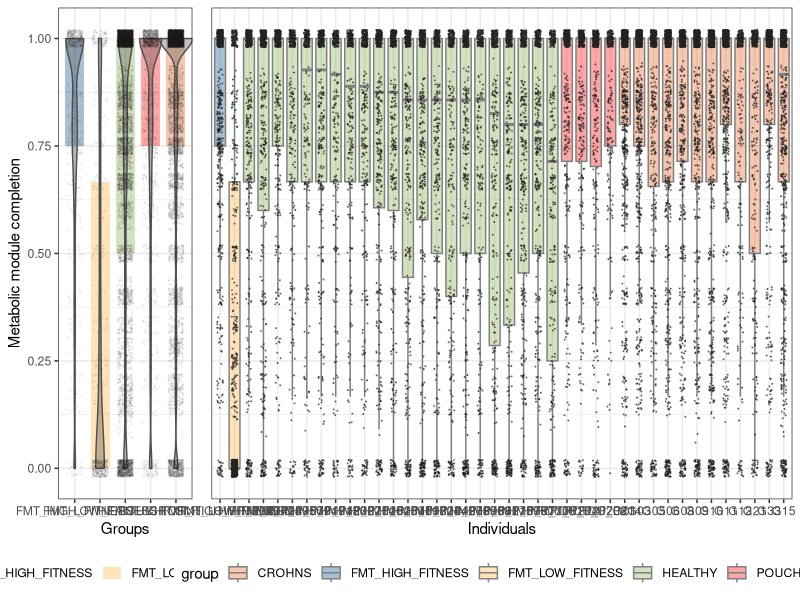
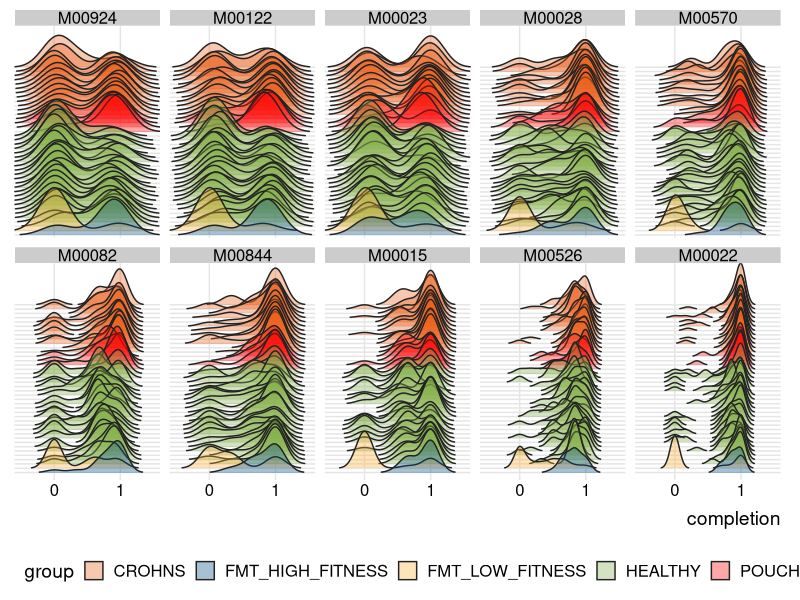
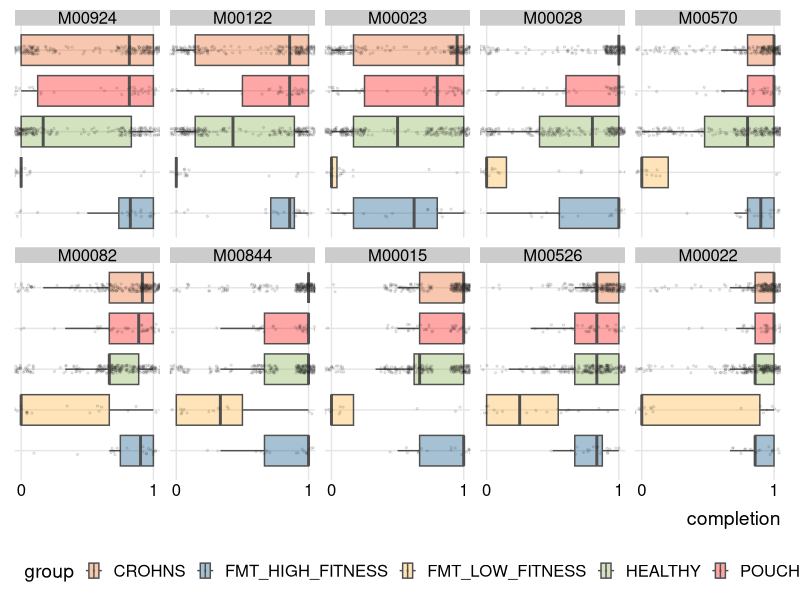

Write the R code that produced these figures, in order.
#!/usr/bin/env Rscript
library(ggplot2)
library(MASS)
library(ggridges)
library(gridExtra)
library(reshape2)
library(reshape)

# modules that we have identified to be statistically enriched in high-fitness
# donor populations based on recipient colonization patterns after FMT and
# global prevalence.
modules_of_interest <- c("M00570", "M00019", "M00026", "M00432", "M00526", "M00527",
                         "M00018", "M00023", "M00022", "M00015", "M00844", "M00028",
                         "M00048", "M00049", "M00050", "M00051", "M00140", "M00126",
                         "M00924", "M00122", "M00125", "M00115", "M00120", "M00082",
                         "M00083", "M00157", "M00005", "M00007", "M00631", "M00061",
                         "M00855", "M00854", "M00096")

# read the metabolic completion values across genomes
module_completion <- read.table(file='metabolism-completeness-MATRIX.txt', header = TRUE, sep = "\t")
external_genomes <- read.table(file='external-genomes.txt', header = TRUE, sep = "\t")

# let's quickly check the number of genomes per group 
table(external_genomes$cohort)

# turn the boring matrix format into a data frame
df <- melt(module_completion)

# set some meaningful column names
colnames(df) <- c('module', 'genome', 'completion')

# use the external genomes file to associate each genome with a 'group',
# and an individual:
df$group <- external_genomes$cohort[match(df$genome, external_genomes$name)]
df$individual <- external_genomes$individual[match(df$genome, external_genomes$name)]

# subset to the modules of interest
df <- df[df$module %in% modules_of_interest, ]

# some boring steps of defining explicit orders for x-axes in boxplots
HEALTHY_subset <- aggregate(df[df$group == "HEALTHY", 3], list(df[df$group == "HEALTHY", ]$individual), median)
HEALTHY_order <- HEALTHY_subset[order(-HEALTHY_subset$x),]$Group.1
POUCHITIS_subset <- aggregate(df[df$group == "POUCHITIS", 3], list( df[df$group == "POUCHITIS", ]$individual), median)
POUCHITIS_order <- POUCHITIS_subset[order(-POUCHITIS_subset$x),]$Group.1
CROHNS_subset <- aggregate(df[df$group == "CROHNS", 3], list( df[df$group == "CROHNS", ]$individual), median)
CROHNS_order <- CROHNS_subset[order(-CROHNS_subset$x), ]$Group.1
individuals_order <- c(c('FMT_HIGH_FITNESS', 'FMT_LOW_FITNESS'), HEALTHY_order, POUCHITIS_order, CROHNS_order)

# set explicit group orders, and assign some group colors
groups_order <- c("FMT_HIGH_FITNESS", "FMT_LOW_FITNESS", "HEALTHY", "POUCHITIS", "CROHNS")
group_colors <- c("#ec5f1c", "#034f84", "#feb236", "#86af49", "#ff0202")

# plot the boxplots
pdf(file = "boxplots.pdf",  width = 13, height = 5)
plot_individuals <- ggplot(data=df, aes(x=individual, y=completion, group=individual)) +
  geom_boxplot(aes(fill=group), alpha=0.35, outlier.shape = NA, color='#808080') +
  geom_jitter(colour='#222222', width = 0.20, height = 0.02, size=0.1, alpha=0.5) +
  theme_bw() +
  theme(legend.position="bottom", axis.title.y = element_blank(), axis.text.y = element_blank(), axis.ticks.y = element_blank()) +
  xlab("Individuals") +
  scale_x_discrete(limits = individuals_order) +
  scale_fill_manual(values = group_colors)

plot_groups <- ggplot(data=df, aes(x=group, y=completion, group=group)) +
  geom_boxplot(aes(fill=group), alpha=0.35, outlier.shape = NA, color=NA) +
  geom_violin(fill="#505050", alpha=0.35, width=1.3, colour = '#505050') +
  geom_jitter(colour='#222222', width = 0.3, height = 0.02, size=0.1, alpha=0.05) +
  theme_bw() +
  theme(legend.position="bottom") +
  ylab("Metabolic module completion") +
  xlab("Groups") +
  scale_x_discrete(limits = groups_order) +
  scale_fill_manual(values = group_colors)

grid.arrange(plot_groups, plot_individuals, ncol=2, widths=c(1, 3))
dev.off()

# some of the most significant modules that differ between healthy group vs the
# IBD group to show some examples
modules_to_display <- c("M00924","M00122", "M00023", "M00028", "M00570", "M00082", "M00844", "M00015",  "M00526", "M00022") 
dfx <- df[df$module %in% modules_to_display, ]
dfx$module = factor(dfx$module, levels=modules_to_display)


# some boring steps of defining explicit orders for x-axes in boxplots
HEALTHY_subsetx <- aggregate(dfx[dfx$group == "HEALTHY" & dfx$module == "M00924", 3], list(dfx[dfx$group == "HEALTHY" & dfx$module == "M00924", ]$individual), mean)
HEALTHY_orderx <- HEALTHY_subsetx[order(-HEALTHY_subsetx$x),]$Group.1
POUCHITIS_subsetx <- aggregate(dfx[dfx$group == "POUCHITIS" & dfx$module == "M00924", 3], list( dfx[dfx$group == "POUCHITIS" & dfx$module == "M00924", ]$individual), mean)
POUCHITIS_orderx <- POUCHITIS_subsetx[order(-POUCHITIS_subsetx$x),]$Group.1
CROHNS_subsetx <- aggregate(dfx[dfx$group == "CROHNS" & dfx$module == "M00924", 3], list( dfx[dfx$group == "CROHNS" & dfx$module == "M00924", ]$individual), mean)
CROHNS_orderx <- CROHNS_subsetx[order(-CROHNS_subsetx$x), ]$Group.1
individuals_orderx <- c(c('FMT_HIGH_FITNESS', 'FMT_LOW_FITNESS'), HEALTHY_orderx, POUCHITIS_orderx, CROHNS_orderx)


pdf(file = "ridges-for-metabolisms.pdf",  width = 13, height = 5)
ggplot(data=dfx, aes(x = completion, y = individual, fill = group)) +
  geom_density_ridges(scale = 10, size = 0.25, rel_min_height = 0.01, alpha=0.35, colour="#222222") +
  theme_ridges() +
  scale_y_discrete(limits = individuals_orderx) +
  scale_fill_manual(values = group_colors) +
  scale_x_continuous(breaks=c(0, 1)) +
  coord_cartesian(xlim = c(-0.5, 1.5)) +
  theme(legend.position="bottom", axis.title.y = element_blank(), axis.text.y = element_blank(), axis.ticks.y = element_blank()) +
  facet_wrap(. ~ module, nrow = 2)
dev.off()


pdf(file = "boxplots-for-metabolisms.pdf",  width = 13, height = 5)
ggplot(data=dfx, aes(x = completion, y = group, fill = group)) +
  geom_boxplot(aes(fill=group), alpha=0.35, outlier.shape = NA, color='#505050') +
  geom_jitter(colour='#222222', width = 0.1, height = 0.1, size=0.5, alpha=0.1) +
  theme_ridges() +
  scale_y_discrete(limits = c('FMT_HIGH_FITNESS', 'FMT_LOW_FITNESS', 'HEALTHY', 'POUCHITIS', 'CROHNS')) +
  scale_fill_manual(values = group_colors) +
  scale_x_continuous(breaks=c(0, 1)) +
  coord_cartesian(xlim = c(-0, 1)) +
  theme(legend.position="bottom", axis.title.y = element_blank(), axis.text.y = element_blank(), axis.ticks.y = element_blank()) +
  facet_wrap(. ~ module, nrow = 2)
dev.off()


# print some stats for ridges
printf <- function(...) invisible(print(sprintf(...)))
printf("DIFFERENCES BETWEEN HEALTHY vs CROHNS + POUCHITIS for RIDGELINE PLOTS")
for(module in modules_to_display){
    w <- wilcox.test(dfx[dfx$group == "HEALTHY" & dfx$module == module, ]$completion, dfx[dfx$group %in% c("CROHNS", "POUCHITIS") & dfx$module == module, ]$completion)
    printf("%s: %f", module, w$p.value)
}


## testing whether differences are significant
wilcox.test(df[df$group == "FMT_HIGH_FITNESS", ]$completion, df[df$group == "FMT_LOW_FITNESS", ]$completion)
wilcox.test(df[df$group == "FMT_HIGH_FITNESS", ]$completion, df[df$group == "POUCHITIS", ]$completion)
wilcox.test(df[df$group == "FMT_HIGH_FITNESS", ]$completion, df[df$group == "CROHNS", ]$completion)
wilcox.test(df[df$group == "POUCHITIS", ]$completion, df[df$group == "CROHNS", ]$completion)
wilcox.test(df[df$group == "FMT_HIGH_FITNESS", ]$completion, df[df$group == "HEALTHY", ]$completion)

# mean genome completion
mean(external_genomes[external_genomes$cohort == "HEALTHY", ]$genome_completion)
mean(external_genomes[external_genomes$cohort == "POUCHITIS", ]$genome_completion)
mean(external_genomes[external_genomes$cohort == "CROHNS", ]$genome_completion)
mean(external_genomes[external_genomes$cohort == "FMT_LOW_FITNESS", ]$genome_completion)
mean(external_genomes[external_genomes$cohort == "FMT_HIGH_FITNESS", ]$genome_completion)

# mean genome length
mean(external_genomes[external_genomes$cohort == "HEALTHY", ]$total.length)
mean(external_genomes[external_genomes$cohort == "POUCHITIS", ]$total.length)
mean(external_genomes[external_genomes$cohort == "CROHNS", ]$total.length)
mean(external_genomes[external_genomes$cohort == "CROHNS" | external_genomes$cohort == "POUCHITIS", ]$total.length)
mean(external_genomes[external_genomes$cohort == "FMT_LOW_FITNESS", ]$total.length)
mean(external_genomes[external_genomes$cohort == "FMT_HIGH_FITNESS", ]$total.length)

# num invdividuals per group
length(unique(external_genomes[external_genomes$cohort == "HEALTHY", ]$individual))
length(unique(external_genomes[external_genomes$cohort == "POUCHITIS", ]$individual))
length(unique(external_genomes[external_genomes$cohort == "CROHNS", ]$individual))

mean(table(external_genomes[external_genomes$cohort == "HEALTHY", ]$individual))
mean(table(external_genomes[external_genomes$cohort == "POUCHITIS", ]$individual))
mean(table(external_genomes[external_genomes$cohort == "CROHNS", ]$individual))
mean(table(external_genomes[external_genomes$cohort == "FMT_LOW_FITNESS", ]$individual))
mean(table(external_genomes[external_genomes$cohort == "FMT_HIGH_FITNESS", ]$individual))
